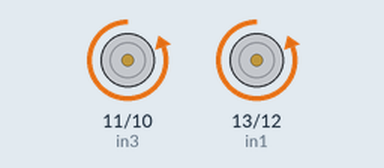
Bench run of a sketch on a simulated Arduino Uno, built with avr-gcc and run on an emulated ATmega328P. Shown: motor-driver pin pairs drawn as motors (green arrow = first pin HIGH = forward, orange = second pin HIGH = backward, longer = more drive).

Above: at 0.5 s.
Timing chart, 0 to 4.6 s (numbered marks = the images above):
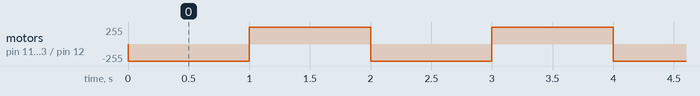

The sketch:

prueba_Fer.ino
```cpp
int in1 = 13;
int in2 = 12;
int in3 = 11;
int in4 = 10;

void setup() {
  Serial.begin(9600);// put your setup code here, to run once:
  pinMode(in1,OUTPUT);
  pinMode(in2,OUTPUT);
  pinMode(in3,OUTPUT);
  pinMode(in4,OUTPUT);
}

void loop() {
  digitalWrite(in1,LOW);// put your main code here, to run repeatedly:
  digitalWrite(in2,HIGH);// put your main code here, to run repeatedly:
  digitalWrite(in3,LOW);// put your main code here, to run repeatedly:
  digitalWrite(in4,HIGH);// put your main code here, to run repeatedly:
  delay(1000);
  digitalWrite(in1,HIGH);// put your main code here, to run repeatedly:
  digitalWrite(in2,LOW);
  digitalWrite(in3,HIGH);// put your main code here, to run repeatedly:
  digitalWrite(in4,LOW);
  delay(1000);
}
```

Measured:
- by itself, motor on pin 11 (in3) / pin 10 (in4), motor on pin 13 (in1) / pin 12 (in2): alternates forward 255/255 for 1.0 s and backward 255/255 for 1.0 s
